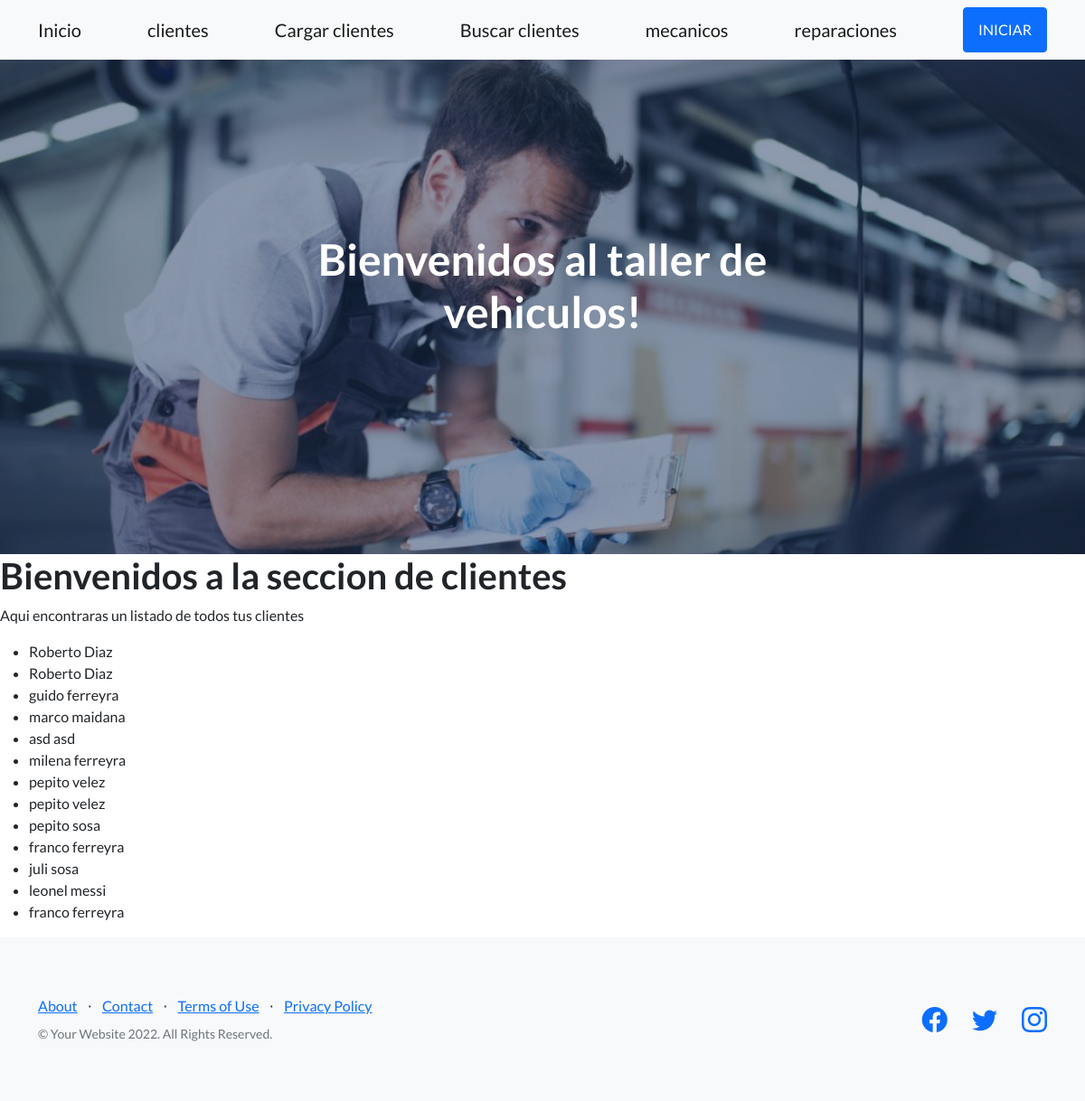
Screenshot of /lista-clientes/ with the database file from the repository.
### blog/models.py (models this page shows, shortened)
class cliente(models.Model):
    nombre = models.CharField(max_length=50)
    apellido = models.CharField(max_length=50)
    vehiculo = models.CharField(max_length=20)

### blog/views.py (the view)
# urls.py: path('lista-clientes/', lista_clientes, name ="lista" ),
def lista_clientes(self):
    lista = cliente.objects.all()
    return render(self, "lista_clientes.html", {"lista_clientes": lista})

### blog/templates/lista_clientes.html
{% extends 'padre.html' %}
{% block bloqueQueCambia %}
   <h1>Bienvenidos a la seccion de clientes </h1>
   <p>Aqui encontraras un listado de todos tus clientes</p>
   <ul>
    {% for clientes in lista_clientes %}
        <li>{{clientes.nombre}} {{clientes.apellido}}</li>
    {% endfor %}
</ul>
{% endblock bloqueQueCambia  %}

### blog/templates/padre.html (shortened to what this page needs)
<!DOCTYPE html>
<html lang="en">
    <head>
        {% load static %}
        <link href="https://cdn.jsdelivr.net/npm/bootstrap-icons@1.5.0/font/bootstrap-icons.css" rel="stylesheet" type="text/css" />
        <link href="{% static 'blog/css/styles.css' %}" rel="stylesheet" />
    </head>
    <body>
        <nav class="navbar navbar-light bg-light static-top">
            <div class="container">
                <a class="navbar-brand" href="{% url 'inicio' %}">Inicio</a>
                <a class="navbar-brand" href="{% url 'lista' %}">clientes</a>
                <a class="navbar-brand" href="{% url 'clienteFormulario' %}">Cargar clientes</a>
                <a class="navbar-brand" href="{% url 'BusquedaCliente' %}">Buscar clientes</a>
                <a class="navbar-brand" href="{% url 'mecanico' %}">mecanicos</a>
                <a class="navbar-brand" href="{% url 'reparaciones' %}">reparaciones</a>
                <a class="btn btn-primary" href="#NADAAUN">INICIAR</a>
            </div>
        </nav>
        <header class="masthead">
            <div class="container position-relative">
                <div class="row justify-content-center">
                    <div class="col-xl-6">
                        <div class="text-center text-white">
                            <h1 class="mb-5">Bienvenidos al taller de vehiculos!</h1>
                        </div>
                    </div>
                </div>
            </div>
        </header>
        {% block bloqueQueCambia %}
        {% endblock bloqueQueCambia %}
        <footer class="footer bg-light">
            <div class="container">
                <div class="row">
                    <div class="col-lg-6 h-100 text-center text-lg-start my-auto">
                        <ul class="list-inline mb-2">
                            <li class="list-inline-item"><a href="#!">About</a></li>
                            <li class="list-inline-item">⋅</li>
                            <li class="list-inline-item"><a href="#!">Contact</a></li>
                            <li class="list-inline-item">⋅</li>
                            <li class="list-inline-item"><a href="#!">Terms of Use</a></li>
                            <li class="list-inline-item">⋅</li>
                            <li class="list-inline-item"><a href="#!">Privacy Policy</a></li>
                        </ul>
                        <p class="text-muted small mb-4 mb-lg-0">&copy; Your Website 2022. All Rights Reserved.</p>
                    </div>
                    <div class="col-lg-6 h-100 text-center text-lg-end my-auto">
                        <ul class="list-inline mb-0">
                            <li class="list-inline-item me-4">
                                <a href="#!"><i class="bi-facebook fs-3"></i></a>
                            </li>
                            <li class="list-inline-item me-4">
                                <a href="#!"><i class="bi-twitter fs-3"></i></a>
                            </li>
                            <li class="list-inline-item">
                                <a href="#!"><i class="bi-instagram fs-3"></i></a>
                            </li>
                        </ul>
                    </div>
                </div>
            </div>
        </footer>
    </body>
</html>

### rows the page displays
cliente: nombre "Roberto", apellido "Diaz"
cliente: nombre "Roberto", apellido "Diaz"
cliente: nombre "guido", apellido "ferreyra"
cliente: nombre "marco", apellido "maidana"
cliente: nombre "asd", apellido "asd"
cliente: nombre "milena", apellido "ferreyra"
cliente: nombre "pepito", apellido "velez"
cliente: nombre "pepito", apellido "velez"
cliente: nombre "pepito", apellido "sosa"
cliente: nombre "franco", apellido "ferreyra"
cliente: nombre "juli", apellido "sosa"
cliente: nombre "leonel", apellido "messi"
cliente: nombre "franco", apellido "ferreyra"
